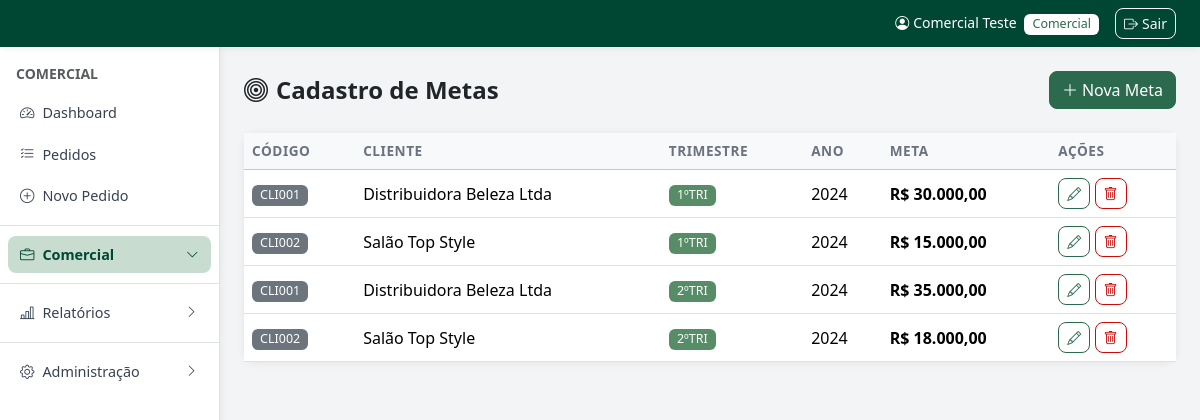
The app's page /admin/cadastros/metas.php (signed in) with its own data.
### tables this page shows
CREATE TABLE IF NOT EXISTS metas (
    id INT AUTO_INCREMENT PRIMARY KEY,
    cliente_id INT,
    trimestre TINYINT,
    ano YEAR,
    meta_cliente DECIMAL(12,2) DEFAULT 0,
    created_at TIMESTAMP DEFAULT CURRENT_TIMESTAMP,
    FOREIGN KEY (cliente_id) REFERENCES clientes(id) ON DELETE CASCADE
);

CREATE TABLE IF NOT EXISTS clientes (
    id INT AUTO_INCREMENT PRIMARY KEY,
    codigo_cliente VARCHAR(50),
    cnpj VARCHAR(20),
    cpf VARCHAR(15),
    razao_social VARCHAR(200) NOT NULL,
    cep VARCHAR(10),
    endereco VARCHAR(200),
    numero VARCHAR(10),
    complemento VARCHAR(100),
    bairro VARCHAR(100),
    cidade VARCHAR(100),
    estado VARCHAR(2),
    pais VARCHAR(50) DEFAULT 'Brasil',
    telefone1 VARCHAR(20),
    telefone2 VARCHAR(20),
    email VARCHAR(100) NOT NULL UNIQUE,
    supervisor VARCHAR(100),
    canal_venda_id INT,
    material_apoio TINYINT DEFAULT 0,
    bonus_desempenho DECIMAL(10,2) DEFAULT 0,
    desconto_cliente DECIMAL(10,4) DEFAULT 0,
    limite_credito DECIMAL(12,2) DEFAULT 0,
    idioma VARCHAR(20) DEFAULT 'pt',
    moeda VARCHAR(10) DEFAULT 'BRL',
    pedido_accademia TINYINT DEFAULT 0,
    senha VARCHAR(255) NOT NULL,
    status ENUM('ativo','inativo') DEFAULT 'ativo',
    created_at TIMESTAMP DEFAULT CURRENT_TIMESTAMP,
    FOREIGN KEY (canal_venda_id) REFERENCES canal_venda(id) ON DELETE SET NULL
);

### config.php (called while the page is built, shortened)
<?php
function db() {
    static $pdo = null;
    if ($pdo === null) {
        try {
            $pdo = new PDO(
                'mysql:host=' . DB_HOST . ';dbname=' . DB_NAME . ';charset=utf8mb4',
                DB_USER, DB_PASS,
                [PDO::ATTR_ERRMODE => PDO::ERRMODE_EXCEPTION,
                 PDO::ATTR_DEFAULT_FETCH_MODE => PDO::FETCH_ASSOC]
            );
            try { $pdo->exec("ALTER TABLE pedidos ADD COLUMN lote_id VARCHAR(40) NULL"); } catch (PDOException $e) {}
            try { $pdo->exec("ALTER TABLE clientes MODIFY COLUMN email VARCHAR(255) NULL DEFAULT NULL"); } catch (PDOException $e) {}
            try { $pdo->exec("UPDATE clientes SET email = NULL WHERE email = ''"); } catch (PDOException $e) {}
            try { $pdo->exec("ALTER TABLE tabela_precos ADD COLUMN preco_network DECIMAL(10,2) NULL DEFAULT NULL"); } catch (PDOException $e) {}
            try { $pdo->exec("ALTER TABLE tabela_precos ADD COLUMN preco_auxiliar DECIMAL(10,2) NULL DEFAULT NULL"); } catch (PDOException $e) {}
            try { $pdo->exec("ALTER TABLE pedidos ADD COLUMN desconto_campanha DECIMAL(5,2) NULL DEFAULT NULL"); } catch (PDOException $e) {}
            try { $pdo->exec("ALTER TABLE bonus_ma_logs ADD COLUMN valor_utilizado DECIMAL(10,2) NOT NULL DEFAULT 0"); } catch (PDOException $e) {}
            try { $pdo->exec("ALTER TABLE pedidos ADD COLUMN forma_pagamento VARCHAR(60) NULL DEFAULT NULL"); } catch (PDOException $e) {}
            try { $pdo->exec("ALTER TABLE creditos ADD COLUMN valor_utilizado DECIMAL(12,2) NOT NULL DEFAULT 0"); } catch (PDOException $e) {}
            try { $pdo->exec("ALTER TABLE pedidos ADD COLUMN credito_utilizado DECIMAL(12,2) NULL DEFAULT NULL"); } catch (PDOException $e) {}
            try { $pdo->exec("ALTER TABLE pedidos ADD COLUMN desconto_pagamento DECIMAL(12,2) NULL DEFAULT NULL"); } catch (PDOException $e) {}
            try { $pdo->exec("ALTER TABLE clientes ADD COLUMN email VARCHAR(120) NULL DEFAULT NULL"); } catch (PDOException $e) {}
            try { $pdo->exec("ALTER TABLE clientes ADD COLUMN senha VARCHAR(255) NULL DEFAULT NULL"); } catch (PDOException $e) {}
            try { $pdo->exec("ALTER TABLE pedidos MODIFY COLUMN status ENUM('comercial','financeiro','faturamento','faturado','cancelado','reprovado') DEFAULT 'comercial'"); } catch (PDOException $e) {}
            try { $pdo->exec("ALTER TABLE usuarios MODIFY COLUMN tipo_acesso ENUM('comercial','financeiro','supervisor','tecnologia da informacao','recursos humanos','marketing','diretoria','centro tecnico','contabilidade','recepcao','expedicao') NOT NULL DEFAULT 'comercial'"); } catch (PDOException $e) {}
            try { $pdo->exec("ALTER TABLE clientes ADD COLUMN desconto_canal DECIMAL(10,4) DEFAULT 0"); } catch (PDOException $e) {}
            try { $pdo->exec("ALTER TABLE campanhas ADD COLUMN canal_venda_id INT NULL"); } catch (PDOException $e) {}
            try { $pdo->exec("ALTER TABLE clientes ADD COLUMN supervisor VARCHAR(100) NULL"); } catch (PDOException $e) {}
            try { $pdo->exec("UPDATE clientes SET supervisor = vendedor WHERE supervisor IS NULL AND vendedor IS NOT NULL"); } catch (PDOException $e) {}
            try { $pdo->exec("ALTER TABLE pedidos ADD COLUMN supervisor VARCHAR(100) NULL"); } catch (PDOException $e) {}
            try { $pdo->exec("UPDATE pedidos SET supervisor = vendedor WHERE supervisor IS NULL AND vendedor IS NOT NULL"); } catch (PDOException $e) {}
            try { $pdo->exec("CREATE TABLE IF NOT EXISTS grupo_empresas (
                id         INT AUTO_INCREMENT PRIMARY KEY,
                nome       VARCHAR(120) NOT NULL,
                descricao  TEXT,
                created_at TIMESTAMP DEFAULT CURRENT_TIMESTAMP
            )"); } catch (PDOException $e) {}
            try { $pdo->exec("CREATE TABLE IF NOT EXISTS grupo_empresas_clientes (
                id        INT AUTO_INCREMENT PRIMARY KEY,
                grupo_id  INT NOT NULL,
                cliente_id INT NOT NULL,
                UNIQUE KEY uq_grupo_cliente (grupo_id, cliente_id)
            )"); } catch (PDOException $e) {}
            try { $pdo->exec("CREATE TABLE IF NOT EXISTS webhook_logs (
                id         INT AUTO_INCREMENT PRIMARY KEY,
                origem     VARCHAR(50)  NOT NULL,
                evento     VARCHAR(100) NOT NULL,
                status     VARCHAR(20)  NOT NULL,
                detalhe    TEXT,
                cliente_id INT NULL,
                created_at TIMESTAMP DEFAULT CURRENT_TIMESTAMP
            )"); } catch (PDOException $e) {}
            try { $pdo->exec("CREATE TABLE IF NOT EXISTS pedido_logs (
                id            INT AUTO_INCREMENT PRIMARY KEY,
                pedido_id     INT          NOT NULL,
                numero_pedido VARCHAR(50)  NOT NULL,
                usuario_nome  VARCHAR(100),
                usuario_tipo  VARCHAR(30),
                acao          VARCHAR(120) NOT NULL,
                status_antes  VARCHAR(30),
                status_depois VARCHAR(30),
                detalhes      TEXT,
                created_at    TIMESTAMP DEFAULT CURRENT_TIMESTAMP,
                INDEX idx_pedido (pedido_id),
                INDEX idx_numero (numero_pedido)
            )"); } catch (PDOException $e) {}
            try { $pdo->exec("ALTER TABLE campanhas ADD COLUMN tipo VARCHAR(20) NOT NULL DEFAULT 'desconto'"); } catch (PDOException $e) {}
            try { $pdo->exec("CREATE TABLE IF NOT EXISTS campanha_bonificacao (
                id              INT AUTO_INCREMENT PRIMARY KEY,
                codigo_campanha VARCHAR(50) NOT NULL,
                produto_id      INT NOT NULL,
                quantidade      INT NOT NULL DEFAULT 1,
                KEY idx_camp_bonif (codigo_campanha)
            ) ENGINE=InnoDB DEFAULT CHARSET=utf8mb4 COLLATE=utf8mb4_unicode_ci"); } catch (PDOException $e) {}
            try { $pdo->exec("UPDATE usuarios SET tipo_usuario = 'Interno' WHERE tipo_usuario IS NULL OR tipo_usuario NOT IN ('Interno','Externo')"); } catch (PDOException $e) {}
            try { $pdo->exec("ALTER TABLE usuarios CHANGE COLUMN telefone celular VARCHAR(20)"); } catch (PDOException $e) {}
            try { $pdo->exec("RENAME TABLE sms_logs TO whatsapp_logs"); } catch (PDOException $e) {}
            try { $pdo->exec("CREATE TABLE IF NOT EXISTS whatsapp_logs (
                id          INT AUTO_INCREMENT PRIMARY KEY,
                usuario_id  INT NULL,
                destino     VARCHAR(30) NOT NULL,
                remetente   VARCHAR(30) NOT NULL,
                mensagem    TEXT NOT NULL,
                ip_origem   VARCHAR(45) NULL,
                status      VARCHAR(20) NOT NULL DEFAULT 'enviado',
                created_at  TIMESTAMP DEFAULT CURRENT_TIMESTAMP,
                INDEX idx_wa_usuario (usuario_id)
            ) ENGINE=InnoDB DEFAULT CHARSET=utf8mb4 COLLATE=utf8mb4_unicode_ci"); } catch (PDOException $e) {}
        } catch (PDOException $e) {
            die('Erro de conexão com o banco de dados. <a href="' . BASE_URL . '/install.php">Clique aqui para configurar.</a>');
        }
    }
    return $pdo;
}
function e($s) {
    return htmlspecialchars((string)($s ?? ''), ENT_QUOTES, 'UTF-8');
}
function moedaBR($v) {
    return 'R$ ' . number_format((float)$v, 2, ',', '.');
}

### admin/cadastros/metas.php (the view, shortened to what this page needs)
<?php
require_once __DIR__ . '/../../config.php';
$metas = db()->query('SELECT m.*, c.razao_social, c.codigo_cliente FROM metas m JOIN clientes c ON c.id=m.cliente_id ORDER BY m.ano DESC, m.trimestre')->fetchAll();
require_once LAYOUT_PATH . '/header.php';
?>
<div class="d-flex flex-wrap justify-content-between align-items-center gap-2 mb-4">
    <h4 class="fw-bold mb-0"><i class="bi bi-bullseye me-2"></i>Cadastro de Metas</h4>
    <button class="btn btn-primary" data-bs-toggle="modal" data-bs-target="#modal" onclick="novoReg()"><i class="bi bi-plus-lg me-1"></i>Nova Meta</button>
</div>
<div class="card shadow-sm border-0"><div class="card-body p-0"><div class="table-responsive">
<table class="table table-hover mb-0">
    <thead class="table-light"><tr><th>Código</th><th>Cliente</th><th>Trimestre</th><th>Ano</th><th>Meta</th><th>Ações</th></tr></thead>
    <tbody>
    <?php if ($metas): foreach ($metas as $m): ?>
        <tr>
            <td><span class="badge bg-secondary"><?= e($m['codigo_cliente']) ?></span></td>
            <td><?= e($m['razao_social']) ?></td>
            <td><span class="badge bg-info"><?= $m['trimestre'] ?>ºTRI</span></td>
            <td><?= $m['ano'] ?></td>
            <td class="fw-semibold"><?= moedaBR($m['meta_cliente']) ?></td>
            <td>
                <button class="btn btn-sm btn-outline-primary" onclick="editarReg(<?= htmlspecialchars(json_encode($m),ENT_QUOTES) ?>)"><i class="bi bi-pencil"></i></button>
                <form method="POST" class="d-inline" onsubmit="return confirm('Excluir meta?')"><button class="btn btn-sm btn-outline-danger"><i class="bi bi-trash"></i></button></form>
            </td>
        </tr>
    <?php endforeach; else: ?>
        <tr><td colspan="6" class="text-center text-muted py-4">Nenhuma meta cadastrada.</td></tr>
    <?php endif; ?>
    </tbody>
</table></div></div></div>
<?php require_once LAYOUT_PATH . '/footer.php'; ?>

### records on screen
metas: cliente.codigo_cliente "CLI001", cliente.razao_social "Distribuidora Beleza Ltda", trimestre "1", ano "2024", meta_cliente "R$ 30.000,00"
metas: cliente.codigo_cliente "CLI002", cliente.razao_social "Salão Top Style", trimestre "1", ano "2024", meta_cliente "R$ 15.000,00"
metas: cliente.codigo_cliente "CLI001", cliente.razao_social "Distribuidora Beleza Ltda", trimestre "2", ano "2024", meta_cliente "R$ 35.000,00"
metas: cliente.codigo_cliente "CLI002", cliente.razao_social "Salão Top Style", trimestre "2", ano "2024", meta_cliente "R$ 18.000,00"

### other values on screen
$_usuario['nome'] "Comercial Teste"
$_usuario['tipo'] "Comercial"
$tipoLabels[$_usuario['tipo']] "COMERCIAL"
